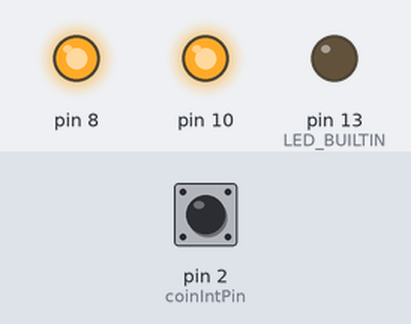
A sketch run on a simulated Arduino Uno, built with avr-gcc and run on an emulated ATmega328P. Parts: output pins drawn as LEDs (lit = HIGH). The test bench sets the inputs (shaded band); at power-on: pin 2 (coinIntPin) HIGH. Pins used as bus, display or sensor lines are not drawn.

Above: at 4.7 s.
4.8 s: pin 2 (coinIntPin) pulled LOW for 0.15 s
At 6.1 s:
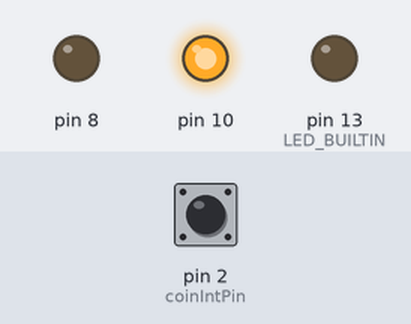
7.8 s: pin 2 (coinIntPin) pulsed LOW 2 times (0.12 s each, 0.3 s apart)
At 9.4 s:
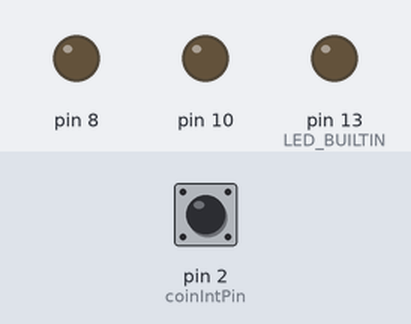
11.1 s: pin 2 (coinIntPin) pulsed LOW 5 times (0.12 s each, 0.3 s apart)
At 13.2 s:
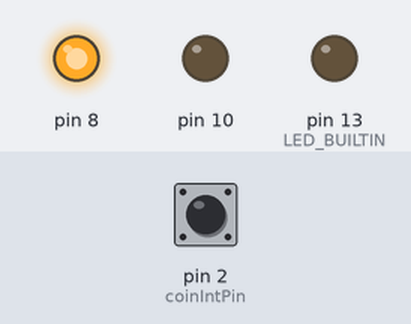
Timing chart, 0 to 15.3 s (numbered marks = the images above; inputs shaded):
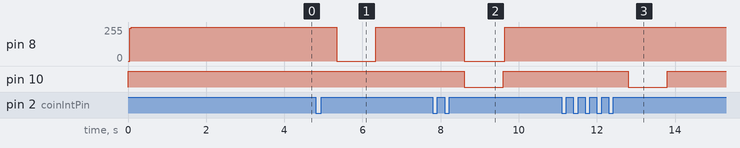

Measured:
- after the input at 4.8 s, pin 8: 255/255 → 0/255 after 0.54 s, → 255/255 1.0 s later
- after the input at 7.8 s, pin 8: 255/255 → 0/255 after 0.80 s, → 255/255 1.0 s later; pin 10: HIGH → LOW after 0.80 s, → HIGH 1.0 s later
- after the input at 11.1 s, pin 10: HIGH → LOW after 1.7 s, → HIGH 1.0 s later

The sketch:

recog_and_14seg1.ino
```cpp
// https://arduino.stackexchange.com/questions/60764/coin-recognition-using-coin-accepter-in-arduino-uno

// pennies and dimes get confused (also they are harder because they're easier to give too much of a shove)
// without a 100nF cap between the coin pin and ground, the pulses can be noisy

#include  <Arduino.h>

const int coinIntPin = 2;          //interruptPin 0 is digital pin 2
volatile boolean newCoin = false;
volatile int pulseCount;          //counts pulse for
volatile long timeFPulse = 0;     // to determine when First impulse was interrupted
int coinType;
long interval;           // to determine interval from first and last impulse
const int max_interval = 500;
int total = 0;
const int slow_blink_time = 125;
const int fast_blink_time = 25;
const int gap_time = slow_blink_time * 2;
const int total_blink_time = 1000;


void coinInserted(){
    newCoin = true;
    timeFPulse = millis();
    pulseCount++;
}


void blink_times(int times, int time){
    for(int i = 0; i < times; i++){
      digitalWrite(LED_BUILTIN, HIGH);  // turn the LED on (HIGH is the voltage level)
      delay(time);                      // wait for a second
      digitalWrite(LED_BUILTIN, LOW);   // turn the LED off by making the voltage LOW
      delay(time);                      // wait for a second
    }
}


/*
 *  Project     Segmented LED Display - ASCII Library
 *  @author     David Madison
 *  @link       github.com/dmadison/Segmented-LED-Display-ASCII
 *  @license    MIT - Copyright (c) 2017 David Madison
 *
 * Permission is hereby granted, free of charge, to any person obtaining a copy
 * of this software and associated documentation files (the "Software"), to deal
 * in the Software without restriction, including without limitation the rights
 * to use, copy, modify, merge, publish, distribute, sublicense, and/or sell
 * copies of the Software, and to permit persons to whom the Software is
 * furnished to do so, subject to the following conditions:
 *
 * The above copyright notice and this permission notice shall be included in
 * all copies or substantial portions of the Software.
 *
 * THE SOFTWARE IS PROVIDED "AS IS", WITHOUT WARRANTY OF ANY KIND, EXPRESS OR
 * IMPLIED, INCLUDING BUT NOT LIMITED TO THE WARRANTIES OF MERCHANTABILITY,
 * FITNESS FOR A PARTICULAR PURPOSE AND NONINFRINGEMENT. IN NO EVENT SHALL THE
 * AUTHORS OR COPYRIGHT HOLDERS BE LIABLE FOR ANY CLAIM, DAMAGES OR OTHER
 * LIABILITY, WHETHER IN AN ACTION OF CONTRACT, TORT OR OTHERWISE, ARISING FROM,
 * OUT OF OR IN CONNECTION WITH THE SOFTWARE OR THE USE OR OTHER DEALINGS IN
 * THE SOFTWARE.
 *
 */

// 5/26/24 bit positions 12 and 14 swapped for LTM8495G display
// otherwise lower two star diagonal segments are backwards

const uint16_t FourteenSegmentASCII[96] = {
	0b000000000000000, /* (space) */
	0b100000000000110, /* ! */
	0b000001000000010, /* " */
	0b001001011001110, /* # */
	0b001001011101101, /* $ */
	0b011111111100100, /* % */
	0b000101101011001, /* & */
	0b000001000000000, /* ' */
	0b000110000000000, /* ( */
	0b010000100000000, /* ) */
	0b011111111000000, /* * */
	0b001001011000000, /* + */
	0b010000000000000, /* , */
	0b000000011000000, /* - */
	0b100000000000000, /* . */
	0b010010000000000, /* / */
	0b010010000111111, /* 0 */
	0b000010000000110, /* 1 */
	0b000000011011011, /* 2 */
	0b000000010001111, /* 3 */
	0b000000011100110, /* 4 */
	0b000100001101001, /* 5 */
	0b000000011111101, /* 6 */
	0b000000000000111, /* 7 */
	0b000000011111111, /* 8 */
	0b000000011101111, /* 9 */
	0b001001000000000, /* : */
	0b010001000000000, /* ; */
	0b000110001000000, /* < */
	0b000000011001000, /* = */
	0b010000110000000, /* > */
	0b101000010000011, /* ? */
	0b000001010111011, /* @ */
	0b000000011110111, /* A */
	0b001001010001111, /* B */
	0b000000000111001, /* C */
	0b001001000001111, /* D */
	0b000000001111001, /* E */
	0b000000001110001, /* F */
	0b000000010111101, /* G */
	0b000000011110110, /* H */
	0b001001000001001, /* I */
	0b000000000011110, /* J */
	0b000110001110000, /* K */
	0b000000000111000, /* L */
	0b000010100110110, /* M */
	0b000100100110110, /* N */
	0b000000000111111, /* O */
	0b000000011110011, /* P */
	0b000100000111111, /* Q */
	0b000100011110011, /* R */
	0b000000011101101, /* S */
	0b001001000000001, /* T */
	0b000000000111110, /* U */
	0b010010000110000, /* V */
	0b010100000110110, /* W */
	0b010110100000000, /* X */
	0b000000011101110, /* Y */
	0b010010000001001, /* Z */
	0b000000000111001, /* [ */
	0b000100100000000, /* \ */
	0b000000000001111, /* ] */
	0b010100000000000, /* ^ */
	0b000000000001000, /* _ */
	0b000000100000000, /* ` */
	0b001000001011000, /* a */
	0b000100001111000, /* b */
	0b000000011011000, /* c */
	0b010000010001110, /* d */
	0b010000001011000, /* e */
	0b001010011000000, /* f */
	0b000010010001110, /* g */
	0b001000001110000, /* h */
	0b001000000000000, /* i */
	0b010001000010000, /* j */
	0b001111000000000, /* k */
	0b000000000110000, /* l */
	0b001000011010100, /* m */
	0b001000001010000, /* n */
	0b000000011011100, /* o */
	0b000000101110000, /* p */
	0b000010010000110, /* q */
	0b000000001010000, /* r */
	0b000100010001000, /* s */
	0b000000001111000, /* t */
	0b000000000011100, /* u */
	0b010000000010000, /* v */
	0b010100000010100, /* w */
	0b010110100000000, /* x */
	0b000001010001110, /* y */
	0b010000001001000, /* z */
	0b010000101001001, /* { */
	0b001001000000000, /* | */
	0b000110010001001, /* } */
	0b010010011000000, /* ~ */
	0b000000000000000, /* (del) */
};

#define CHAR_OFFSET 32
#define DEFAULT_CHAR 32

#define SEGMENTS 14
#define ADDR_MASK 0b00000111
#define DATAPIN 11
#define CLOCKPIN 12
#define LED_CNT 6
#define CLOCK_DEL 0
#define CLOCK_POS 0
#define CLOCK_NEG 1
#define EXTRA_PULSES 8
#define VIEW_DEL 1000
#define DISP_CNT (LED_CNT * 2)
#define DEF_BLINK_DEL 400
#define DEF_BLINK_TIMES 1
#define DEF_FLASH_ON 2000
#define DEF_FLASH_OFF 500
#define DEF_SCROLL_DEL 100
#define DEF_SCROLL_WAIT 1000

char *display_blank;

#define FIRST_CHAR 0
#define LAST_CHAR 95

void send_data(int data){
  digitalWrite(CLOCKPIN, CLOCK_POS);
  digitalWrite(DATAPIN, data);
  delayMicroseconds(CLOCK_DEL);
  digitalWrite(CLOCKPIN, CLOCK_NEG);
  delayMicroseconds(CLOCK_DEL);
}

void send_char(int letter){
  for(int i = 0; i < SEGMENTS; i++){
    int data = letter & 0b1;
    send_data(data);
    letter = letter >> 1;
  }
}

void write_string(char * text, int offset=0){
  int length = strlen(text);

  text += offset;
  int blocks = (length + 1) / 2;
  if(blocks > LED_CNT) blocks = LED_CNT;

  bool abort = false;
  for(int block = 0; !abort && (block < blocks); block++){
    PORTB = block & ADDR_MASK;

    // first bit must be a 1
    send_data(1);

    int letter = 0;

    letter = text[(block * 2) + 1];
    if(letter < CHAR_OFFSET){
      letter = DEFAULT_CHAR;
      if(letter == 0) abort = true;
    }
    letter = FourteenSegmentASCII[letter - CHAR_OFFSET];

    send_char(letter);

    letter = text[(block * 2) + 0];
    if(letter < CHAR_OFFSET){
      letter = DEFAULT_CHAR;
      abort = true;
    }
    letter = FourteenSegmentASCII[letter - CHAR_OFFSET];
    send_char(letter);

    for(int j = 0; j < EXTRA_PULSES; j++){
      send_data(0);
    }

    // put the clock back to high
    digitalWrite(CLOCKPIN, CLOCK_POS);
  }
}

void blank_display(){
  write_string(display_blank);
}

void flash_string(char * text, int on_del=1000, int off_del=0){
  write_string(text);
  delay(on_del);
  blank_display();
  delay(off_del ? off_del : on_del);
}

void blink_string(char * text, int times=DEF_BLINK_TIMES, int on_del=DEF_BLINK_DEL, int off_del=0, bool leave_on=true){
  for(int i = 0; i < times; i++){
    flash_string(text, on_del, off_del);
  }
  if(leave_on) write_string(text);
}

// add off delay
void scroll_string(char * text, int del=DEF_SCROLL_DEL, int first_del=DEF_SCROLL_WAIT, bool scroll_out=true, bool scroll_in=false){
  int length = strlen(text);
  int frames = length - DISP_CNT;
  if(frames < 1) frames = 1;

  int offset;
  for(offset = 0; offset < frames; offset++){
    write_string(text, offset);

    if(offset == 0)
      delay(first_del);
    else
      delay(del);
  }

  // if(scroll_out){
  //   text = text + offset;
  //   bool skip = false;
  //   for(int i = 0; i < DISP_CNT; i++){
  //     int c;
  //     if(skip){
  //       c = DEFAULT_CHAR:
  //     } else {
  //       c = *(text + i);
  //       if(c == 0){
  //         c = DEFAULT_CHAR;
  //         skip = true;
  //       }
  //     }

  //     int


    // }

  // }
}

void setup() {
  // pinMode(LED_BUILTIN, OUTPUT);
  pinMode(coinIntPin, INPUT_PULLUP);
  // Serial.begin(9600);
  attachInterrupt(digitalPinToInterrupt(coinIntPin), coinInserted, FALLING);

  DDRB |= B00111111;
  PORTB = B000;
  digitalWrite(DATAPIN, 0);
  digitalWrite(CLOCKPIN, 1);
  display_blank = "            ";

  blank_display();
  flash_string("Want To Play", 3000, 500);
}

void loop()
{
     while (newCoin == true)
    {
            interval = millis() - timeFPulse;
            if(interval > max_interval)
            {
              coinType = pulseCount;
              sendData(coinType);
              pulseCount = 0;
              newCoin = false;
             }
    }
}

void sendData(int cointType){
  if(coinType == 1){
    flash_string("GOLD COIN");
  }
  if(coinType == 2){
    flash_string("1 Cent");
  }

  if(coinType == 3){
    flash_string("5 Cents");
  }

  if(coinType == 4){
    flash_string("10 Cents");
  }

  if(coinType == 5){
    flash_string("25 Cents");
  }

  if(coinType == 1){
    total = total + 1;
  }
  else{
    total = 0;
  }
}


// void loop() {
//   blink_string(" N O T I C E");
//   scroll_string("NO SALES PEOPLE --- NO SOLAR INQUIRIES --- You are WARNED to LEAVE AT ONCE --- YOU ARE TRESSPASSING ---                       ", 100, 1000);
// }
```
